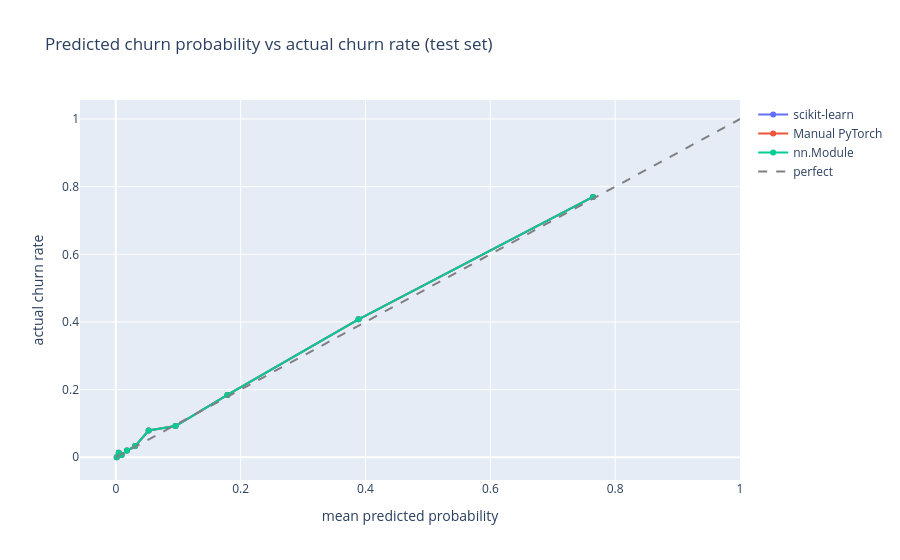

The code cell stored with this chart in its notebook:
### Code cell
def metrics_plot():
    fig = go.Figure()
    for name in results.index:
        fig.add_bar(x=list(results.columns), y=results.loc[name].tolist(), name=name)
    fig.update_layout(barmode="group", title="Test-set metrics at threshold 0.5")
    return fig

def pred_vs_actual(n_bins=10):
    fig = go.Figure()
    for label, col in MODELS.items():
        p = preds[col]
        bins = pd.qcut(p, q=n_bins, duplicates="drop")
        g = pd.DataFrame({"p": p, "y": y_true}).groupby(bins, observed=True).mean()
        fig.add_scatter(x=g["p"], y=g["y"], mode="lines+markers", name=label)
    fig.add_scatter(x=[0, 1], y=[0, 1], mode="lines", name="perfect",
                    line=dict(dash="dash", color="gray"))
    fig.update_layout(title="Predicted churn probability vs actual churn rate (test set)",
                      xaxis_title="mean predicted probability", yaxis_title="actual churn rate")
    return fig

pred_vs_actual()

### Figure 1 — Plotly figure (JSON) as saved in the notebook; plotly's stock layout.template omitted (floating-point values rounded to 4 significant figures)
{"data": [{"mode": "lines+markers", "name": "scikit-learn", "type": "scatter", "x": [0.001497, 0.004765, 0.009309, 0.01793, 0.03101, 0.05269, 0.09578, 0.179, 0.3889, 0.7645], "y": [0.0, 0.01316, 0.006579, 0.01974, 0.03289, 0.07895, 0.09211, 0.1842, 0.4079, 0.7697]}, {"mode": "lines+markers", "name": "Manual PyTorch", "type": "scatter", "x": [0.001491, 0.004746, 0.009274, 0.01788, 0.03092, 0.05255, 0.09565, 0.1787, 0.3888, 0.7644], "y": [0.0, 0.01316, 0.006579, 0.01974, 0.03289, 0.07895, 0.09211, 0.1842, 0.4079, 0.7697]}, {"mode": "lines+markers", "name": "nn.Module", "type": "scatter", "x": [0.001491, 0.004746, 0.009274, 0.01788, 0.03092, 0.05255, 0.09565, 0.1787, 0.3888, 0.7644], "y": [0.0, 0.01316, 0.006579, 0.01974, 0.03289, 0.07895, 0.09211, 0.1842, 0.4079, 0.7697]}, {"line": {"color": "gray", "dash": "dash"}, "mode": "lines", "name": "perfect", "type": "scatter", "x": [0, 1], "y": [0, 1]}], "layout": {"title": {"text": "Predicted churn probability vs actual churn rate (test set)"}, "xaxis": {"title": {"text": "mean predicted probability"}}, "yaxis": {"title": {"text": "actual churn rate"}}}}
